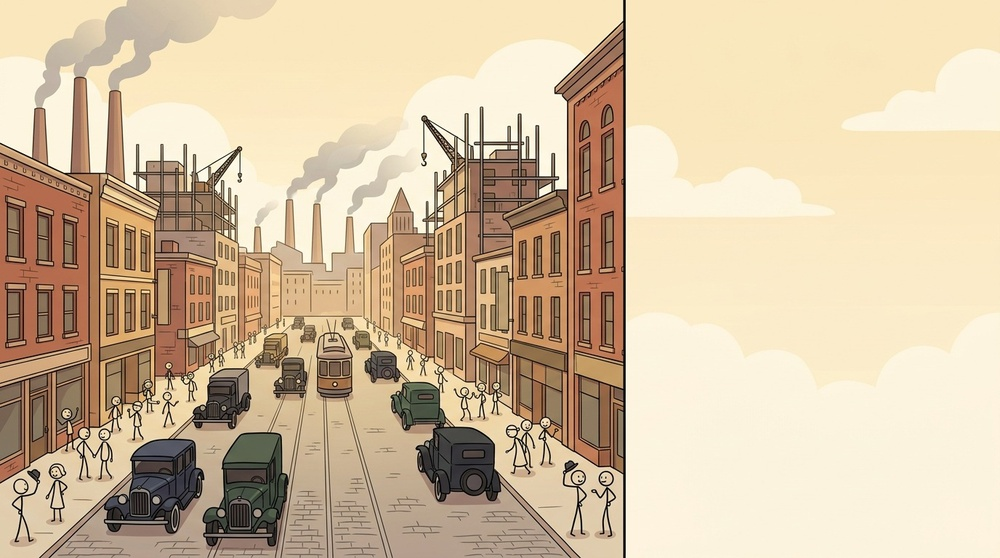
#> input picture assets/scenes/p1_s01.jpg, 1000 x 558 px, shrunk from 1376 x 768 before the run; its folder holds only this picture in this run
$ python validate_scenes.py   (older library calls are emulated)
#> lines starting #> are read from the running program, lines starting #| are printed output that depends on the picture
#!/usr/bin/env python3
"""Quality gate for generated 1929 background plates.

The brief's two hard rules that a generator breaks silently:
  * the RIGHT THIRD must stay clear - that is where Elly is composited, and a
    busy plate there puts clutter behind her and fights the cutout
  * no text, letters or numbers in the art - captions are edit overlays

Also checks the plate is actually 16:9 landscape and reports how busy it is,
since a plate that is flat-empty everywhere is as useless as a cluttered one.
"""
from __future__ import annotations

import argparse
import glob
import os
import sys

import cv2
import numpy as np
from PIL import Image

TARGET_AR = 16 / 9
AR_TOL = 0.12          # allow ~1.78 +/- 0.21
CLEAR_MARGIN = 1.35    # left two-thirds must be at least this much busier


def busyness(gray: np.ndarray) -> float:
    """Edge energy per pixel - how much visual clutter is in a region."""
    e = cv2.Laplacian(gray, cv2.CV_32F)
    return float(np.abs(e).mean())


def check(path: str) -> tuple[bool, dict]:
#> called with path = 'assets/scenes/p1_s01.jpg'
    im = Image.open(path).convert("RGB")
#> im is the input picture: PIL image 1000x558 RGB; mean R, G, B 210.3, 189.8, 160.7
    w, h = im.size
#> w = 1000; h = 558
    a = np.asarray(im).astype(np.float32)
    gray = cv2.cvtColor(a.astype(np.uint8), cv2.COLOR_RGB2GRAY)
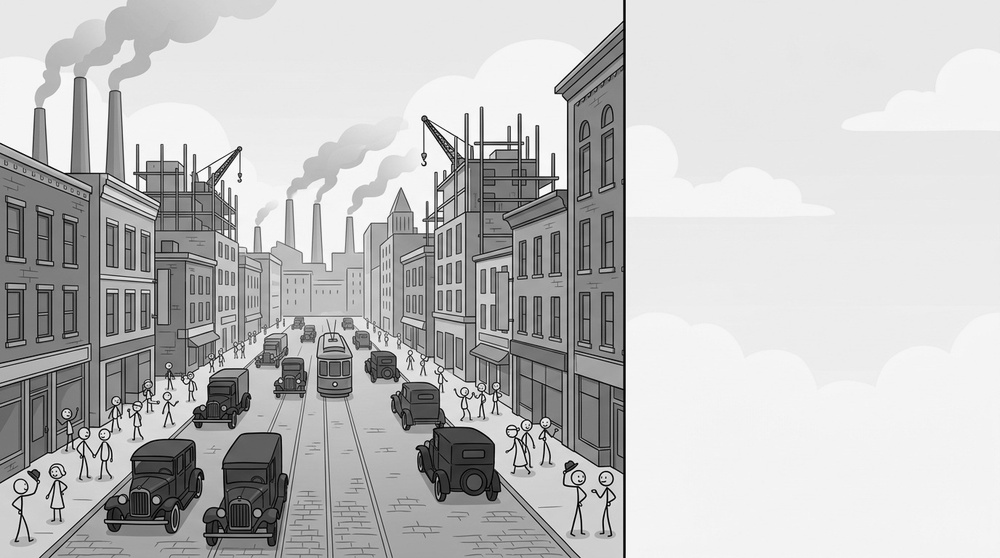
#> gray: shape (558, 1000); min 0, max 254, mean 192.6
    gray = cv2.GaussianBlur(gray, (3, 3), 0)

    # right third vs the left two-thirds
    split = int(w * 2 / 3)
#> split = 666
    left = busyness(gray[:, :split])
#> in busyness, `e = cv2.Laplacian(gray, cv2.CV_32F)`:
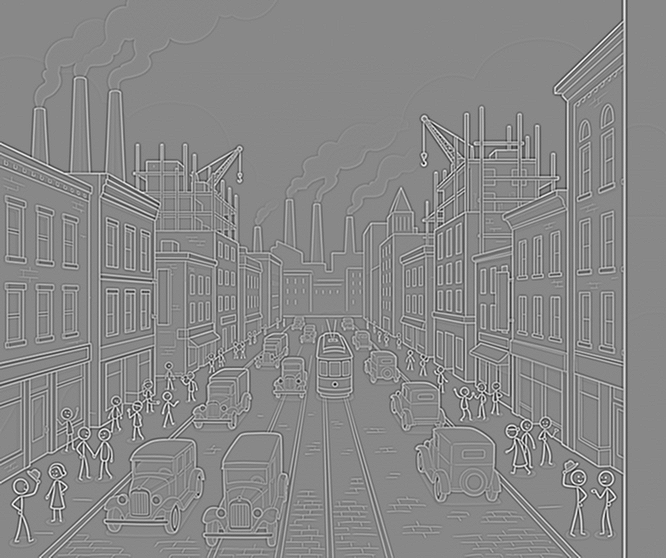
#> e: shape (558, 666) float32; min -162, max 141, mean 0; drawn with min black and max white
#> in busyness, `e = cv2.Laplacian(gray, cv2.CV_32F)`:
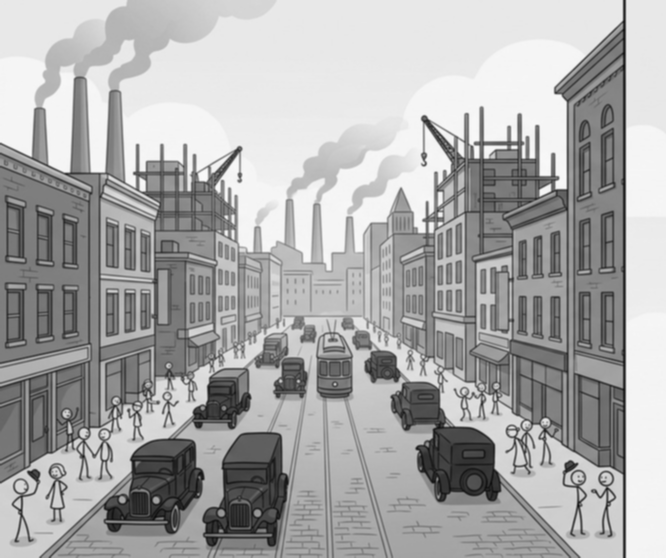
#> gray: shape (558, 666); min 13, max 249, mean 169.8
#> left = 13.6
    right = busyness(gray[:, split:])
#> in busyness (call 2), `e = cv2.Laplacian(gray, cv2.CV_32F)`:
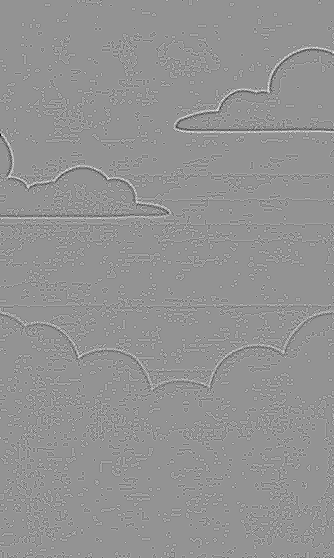
#> e: shape (558, 334) float32; min -11, max 8, mean 4.29e-05; drawn with min black and max white
#> in busyness (call 2), `e = cv2.Laplacian(gray, cv2.CV_32F)`:
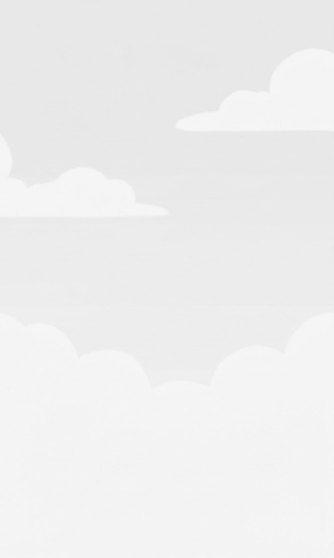
#> gray: shape (558, 334); min 230, max 246, mean 238.2
#> right = 0.464

    # top-right quadrant is where Elly's head usually sits - check it too
    tr = busyness(gray[: h // 2, split:])
#> in busyness (call 3), `e = cv2.Laplacian(gray, cv2.CV_32F)`:
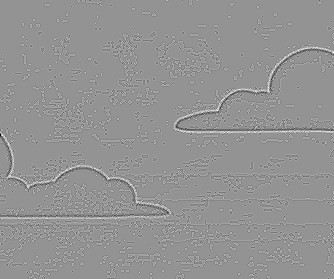
#> e: shape (279, 334) float32; min -11, max 8, mean -4.29e-05; drawn with min black and max white
#> in busyness (call 3), `e = cv2.Laplacian(gray, cv2.CV_32F)`:
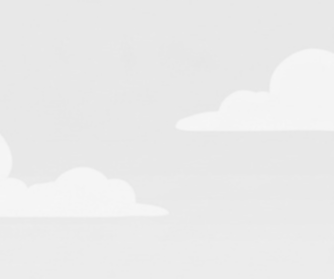
#> gray: shape (279, 334); min 230, max 246, mean 234.7
#> tr = 0.437

    ar = w / h
#> ar = 1.79
    m = {
        "size": (w, h),
        "ar": ar,
        "left": left, "right": right, "topright": tr,
        "ratio": left / max(right, 1e-6),
    }
#> m = {'size': (1000, 558), 'ar': 1.79, 'left': 13.6, 'right': 0.464, 'topright': 0.437, 'ratio': 29.31}
    m["fails"] = []
    if abs(ar - TARGET_AR) > AR_TOL:
        m["fails"].append(f"not 16:9 (ar {ar:.2f})")
    if right > 0 and m["ratio"] < CLEAR_MARGIN:
        m["fails"].append(
            f"right third not clear (left {left:.1f} vs right {right:.1f}, "
            f"ratio {m['ratio']:.2f} < {CLEAR_MARGIN})")
    if left < 2.0:
        m["fails"].append(f"plate nearly empty (left busyness {left:.1f})")
    return not m["fails"], m


def main() -> None:
    ap = argparse.ArgumentParser()
    ap.add_argument("--src", default="assets/scenes")
    ap.add_argument("--strict", action="store_true")
    args = ap.parse_args()

    files = sorted(sorted(glob.glob(os.path.join(args.src, "*.png")) + glob.glob(os.path.join(args.src, "*.jpg"))))
    if not files:
        raise SystemExit(f"no plates in {args.src}")

    print(f"{'plate':26s} {'size':11s} {'ar':>5s} {'left':>6s} {'right':>6s} {'ratio':>6s}  status")
    bad = []
    for f in files:
        ok, m = check(f)
#> ok = True; m = {'size': (1000, 558), 'ar': 1.79, 'left': 13.6, 'right': 0.464, 'topright': 0.437, 'ratio': 29.31, 'fails': []}
        w, h = m["size"]
#> w = 1000; h = 558
        print(f"{os.path.basename(f)[:26]:26s} {w}x{h:<6d} {m['ar']:5.2f} "
              f"{m['left']:6.1f} {m['right']:6.1f} {m['ratio']:6.2f}  "
              f"{'ok' if ok else 'FAIL'}")
#| p1_s01.jpg                 1000x558     1.79   13.6    0.5  29.31  ok
        if not ok:
            bad.append((os.path.basename(f), m["fails"]))

    if bad:
        print("\nfailures:")
        for n, fails in bad:
            for x in fails:
                print(f"  {n}: {x}")
    print(f"\n{len(files) - len(bad)}/{len(files)} plates pass")
    if bad and args.strict:
        sys.exit(1)


if __name__ == "__main__":
    main()

$ run again, on assets/scenes/p1_s07.jpg
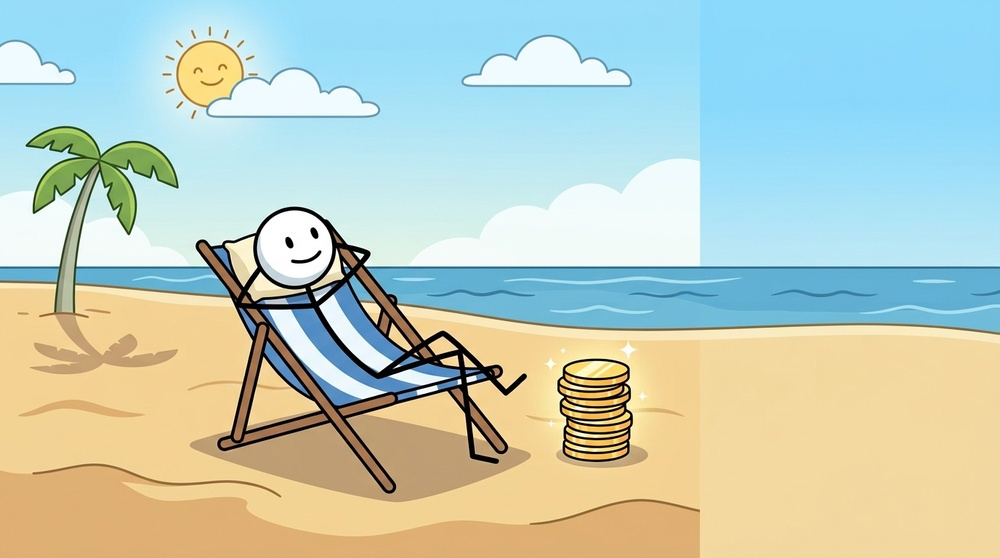
#> input picture assets/scenes/p1_s07.jpg, 1000 x 558 px, shrunk from 1376 x 768 before the run
#> in check, im is the input picture: PIL image 1000x558 RGB; mean R, G, B 190.2, 205.5, 191.1
#> left = 6.65
#> e: shape (558, 334) float32
#> in busyness (call 2), `e = cv2.Laplacian(gray, cv2.CV_32F)`:
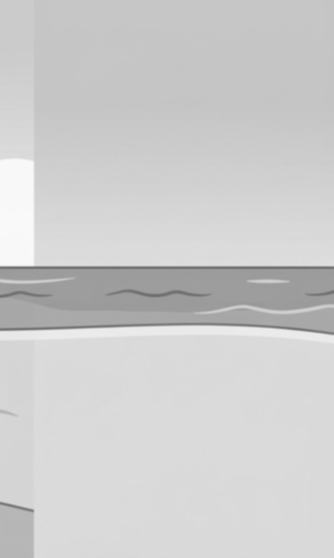
#> gray: shape (558, 334); min 108, max 250, mean 205.2
#> right = 1.39
#> e: shape (279, 334) float32
#> in busyness (call 3), `e = cv2.Laplacian(gray, cv2.CV_32F)`:
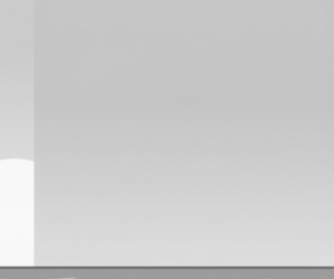
#> gray: shape (279, 334); min 110, max 250, mean 203.6
#> tr = 1.16
#> in check, `m = { "size": (w, h), "ar": ar, "left": left, "right": right, "toprigh..`: m = {'size': (1000, 558), 'ar': 1.79, 'left': 6.65, 'right': 1.39, 'topright': 1.16, 'ratio': 4.78}
#> in main, `ok, m = check(f)`: ok = True; m = {'size': (1000, 558), 'ar': 1.79, 'left': 6.65, 'right': 1.39, 'topright': 1.16, 'ratio': 4.78, 'fails': []}
#> in main, `w, h = m["size"]`: w = 1000; h = 558
#| p1_s07.jpg                 1000x558     1.79    6.7    1.4   4.78  ok

$ run again, on assets/scenes/p1_s10.jpg
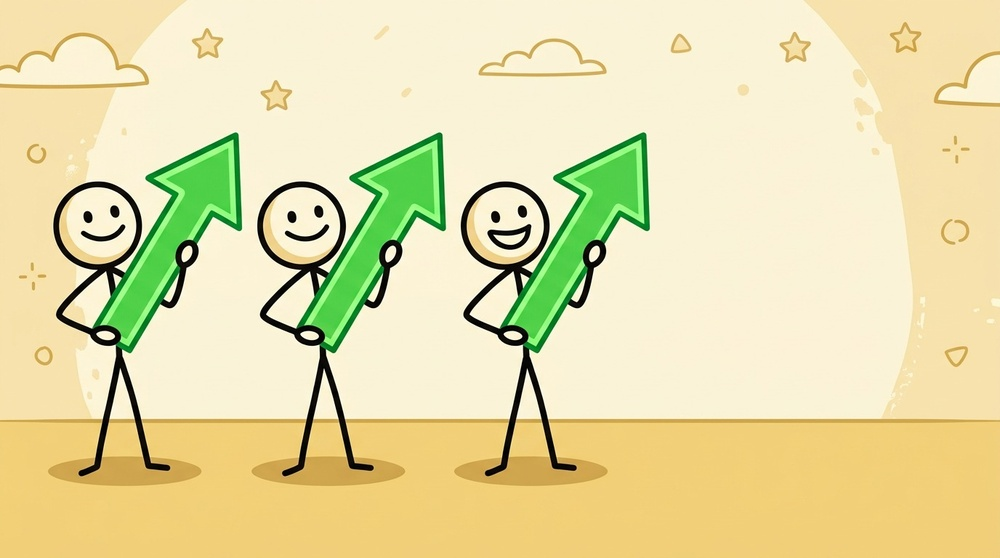
#> input picture assets/scenes/p1_s10.jpg, 1000 x 558 px, shrunk from 1376 x 768 before the run
#> in check, im is the input picture: PIL image 1000x558 RGB; mean R, G, B 228.4, 220.2, 168.4
#> left = 5.34
#> e: shape (558, 334) float32
#> in busyness (call 2), `e = cv2.Laplacian(gray, cv2.CV_32F)`:
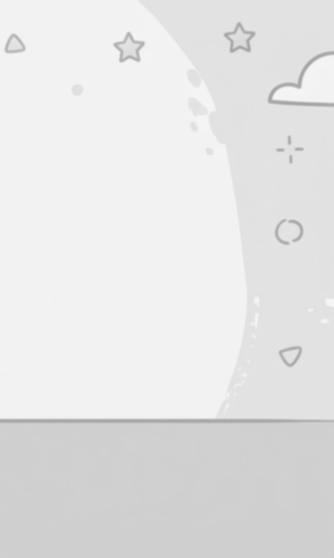
#> gray: shape (558, 334); min 163, max 246, mean 228.5
#> right = 0.961
#> e: shape (279, 334) float32
#> in busyness (call 3), `e = cv2.Laplacian(gray, cv2.CV_32F)`:
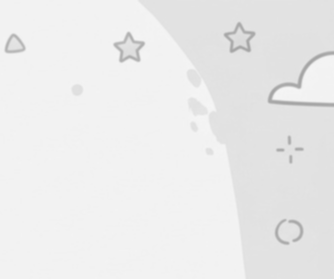
#> gray: shape (279, 334); min 163, max 245, mean 235.1
#> tr = 1.07
#> in check, `m = { "size": (w, h), "ar": ar, "left": left, "right": right, "toprigh..`: m = {'size': (1000, 558), 'ar': 1.79, 'left': 5.34, 'right': 0.961, 'topright': 1.07, 'ratio': 5.55}
#> in main, `ok, m = check(f)`: ok = True; m = {'size': (1000, 558), 'ar': 1.79, 'left': 5.34, 'right': 0.961, 'topright': 1.07, 'ratio': 5.55, 'fails': []}
#> in main, `w, h = m["size"]`: w = 1000; h = 558
#| p1_s10.jpg                 1000x558     1.79    5.3    1.0   5.55  ok

$ run again, on assets/scenes/p1_s12.jpg
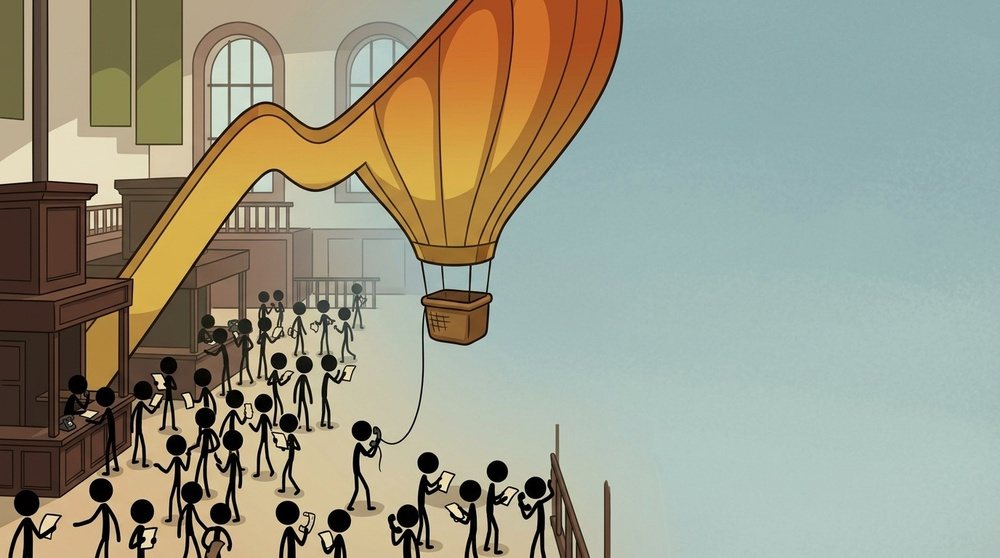
#> input picture assets/scenes/p1_s12.jpg, 1000 x 558 px, shrunk from 1376 x 768 before the run
#> in check, im is the input picture: PIL image 1000x558 RGB; mean R, G, B 153.7, 153.9, 135.1
#> left = 9.49
#> e: shape (558, 334) float32
#> right = 1.2
#> e: shape (279, 334) float32
#> in busyness (call 3), `e = cv2.Laplacian(gray, cv2.CV_32F)`:
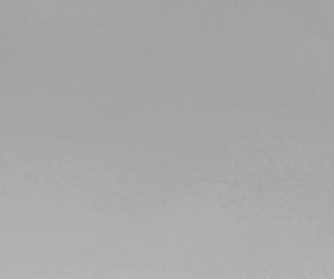
#> gray: shape (279, 334); min 161, max 182, mean 168.4
#> in check, `m = { "size": (w, h), "ar": ar, "left": left, "right": right, "toprigh..`: m = {'size': (1000, 558), 'ar': 1.79, 'left': 9.49, 'right': 1.2, 'topright': 1.2, 'ratio': 7.89}
#> in main, `ok, m = check(f)`: ok = True; m = {'size': (1000, 558), 'ar': 1.79, 'left': 9.49, 'right': 1.2, 'topright': 1.2, 'ratio': 7.89, 'fails': []}
#> in main, `w, h = m["size"]`: w = 1000; h = 558
#| p1_s12.jpg                 1000x558     1.79    9.5    1.2   7.89  ok
